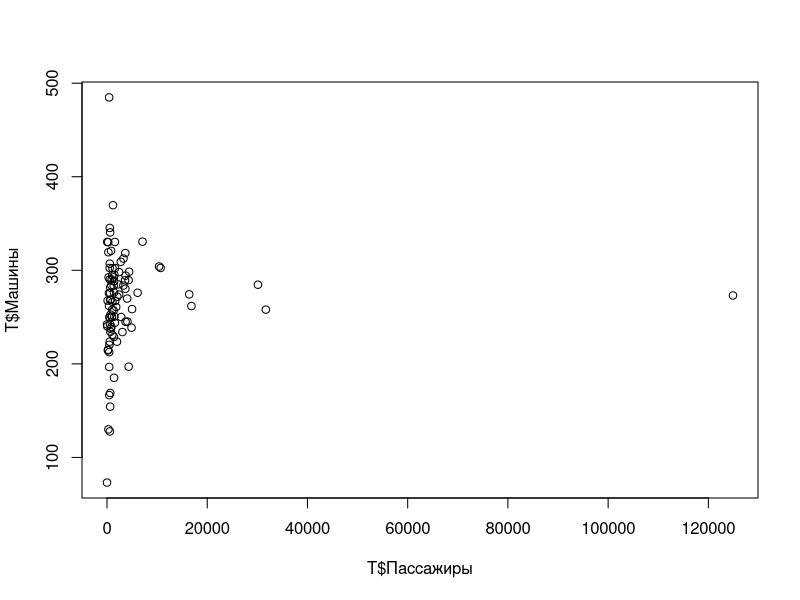
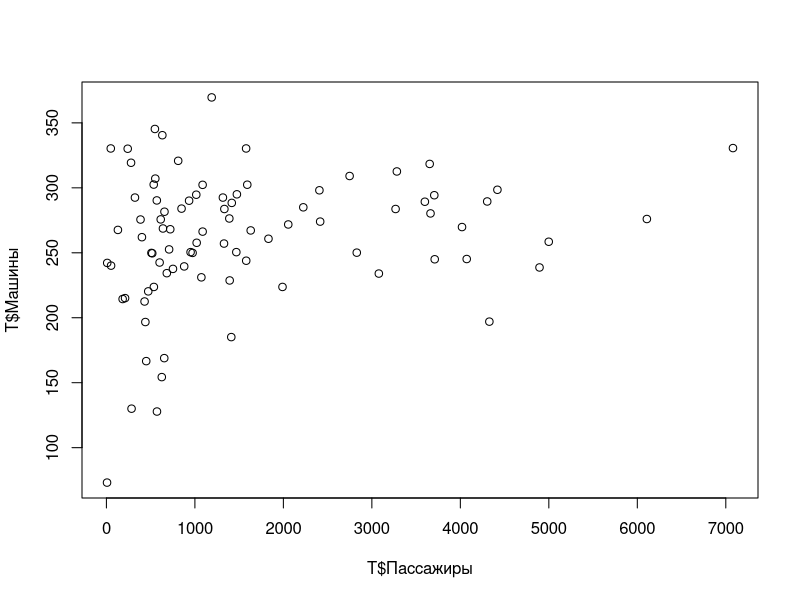
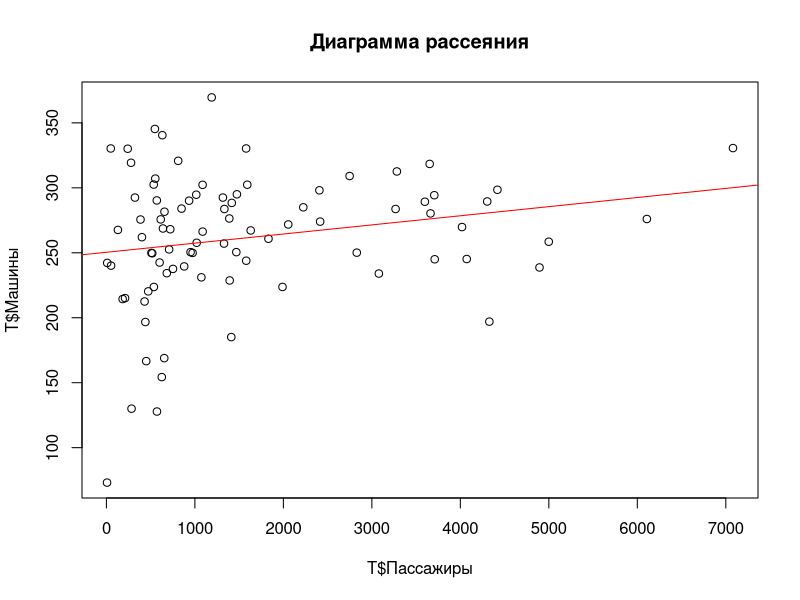
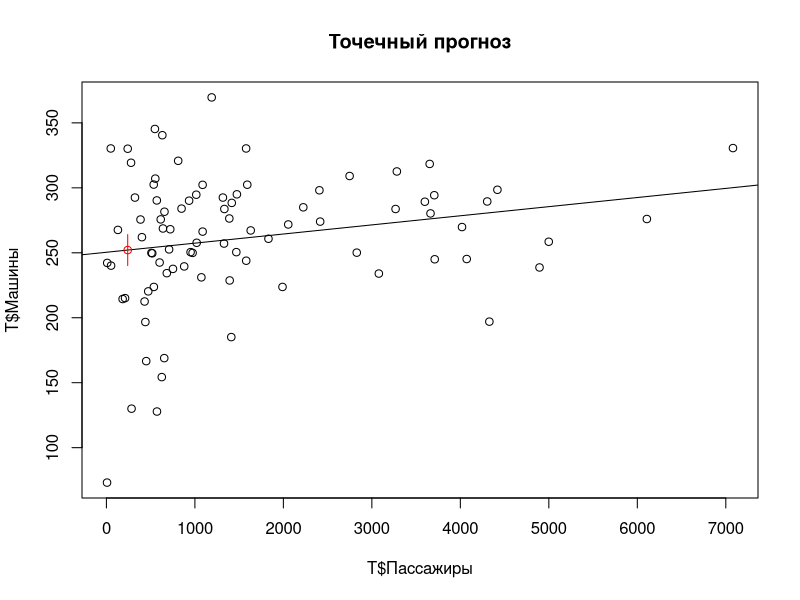
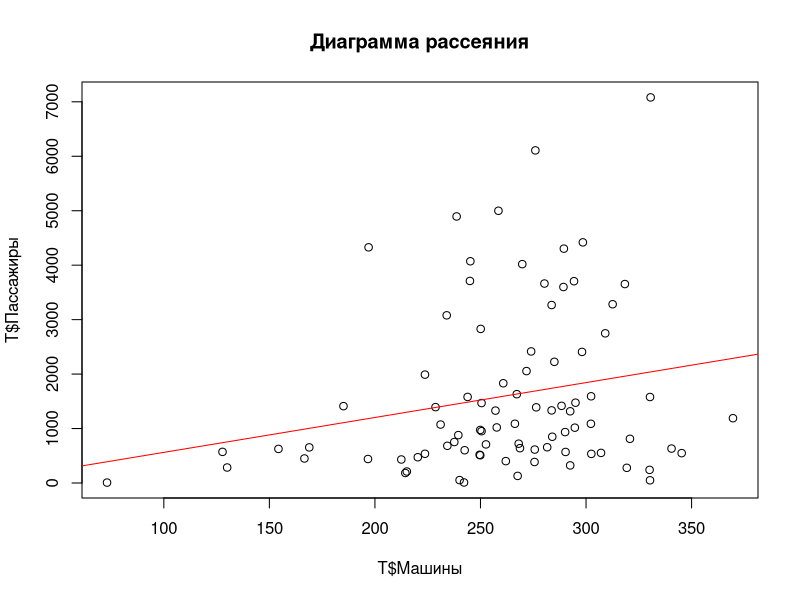

Recreate these plots in R, in order.
library("forecast")
setwd("C:/Users/regst/Desktop/учёба/Эконометрика/lab7/indiv1") # установить рабочую папку
T<-readxl::read_excel("ind.xlsx") # прочитать данные из файла и записать в таблицу T

#Проверка наличия корреляции
plot(x=T$Пассажиры, y=T$Машины)
corr <- cor(T$Пассажиры, T$Машины)
print(corr)
T<-T[T$Пассажиры < 10000,]
T<-T[T$Машины < 400,]
plot(x=T$Пассажиры, y=T$Машины)
corr <- cor(T$Машины, T$Пассажиры)
print(corr)
test = cor.test(T$Машины, T$Пассажиры)
print(test)

T<-T[order(T$Машины),] 
regF2F1<-lm(formula=T$Машины ~T$Пассажиры)
summary(regF2F1) 
format(coef(regF2F1), digits =12) 
plot(x=T$Пассажиры, y=T$Машины, main="Диаграмма рассеяния")
abline(regF2F1, col="red") 
mean(regF2F1$residuals)
accuracy(regF2F1) 
T<-T[80,] 

format(predict(regF2F1, newdata=T, interval="confidence", level=0.9), digits=10) 
P<-predict(regF2F1, newdata=T, interval="confidence", level=0.9) 
T<-readxl::read_excel("ind.xlsx") 
T<-T[T$Пассажиры < 10000,]
T<-T[T$Машины < 400,]
T<-T[order(T$Машины),]

plot(x=T$Пассажиры, y=T$Машины, main="Точечный прогноз")
abline(regF2F1) 
points(x=240.7, y=P[1], col="red") 
lines(x=c(240.7,240.7,240.7), y=P, col="red")

########################################################################################################

T<-readxl::read_excel("ind.xlsx") 

T<-T[T$Пассажиры < 10000,]
T<-T[T$Машины < 400,]
T<-T[order(T$Машины),]

regF1F2<-lm(formula=T$Пассажиры ~T$Машины) 
summary(regF1F2) 
format(coef(regF1F2), digits =12)
plot(x=T$Машины, y=T$Пассажиры, main="Диаграмма рассеяния") 
abline(regF1F2, col="red")
mean(regF2F1$residuals)
library("forecast") 
accuracy(regF1F2) 



